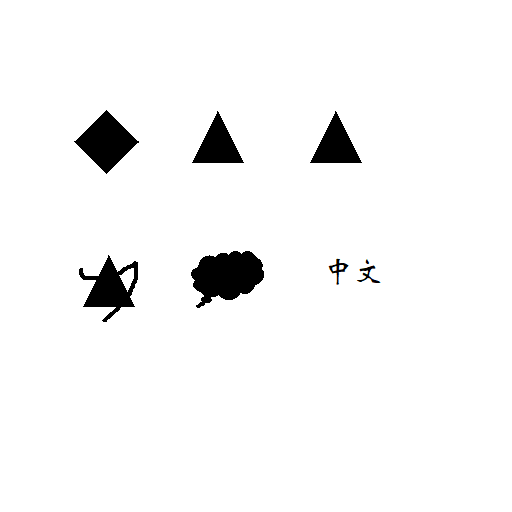
#> input picture DigitalImageProcessing/Ch7/HMT/images/X.png, 512 x 512 px
$ python mian.py
#> lines starting #> are read from the running program, lines starting #| are printed output that depends on the picture; after the words box and inside, x2 and y2 are one past the last pixel; in counts of white or black regions, pixels touching at a corner belong together
#!/usr/bin/env python
# -*- coding: utf-8 -*-
# @Time    : 2019/11/23 12:39
# @Author  : ZhigangJiang
# @File    : main.py
# @Software: PyCharm
# @Description:hit and miss translate

import cv2
import matplotlib.pyplot as plt
import numpy as np


def plt_show_opcv(title, image):
    if image.shape.__len__() == 3:
        plt.imshow(image[:, :, ::-1])
    else:
        plt.imshow(image, cmap='gray')
    plt.title(title)
    plt.show()


def pme(titles, images, rc=None):
    row = None
    col = None
    if rc is None:
        length = titles.__len__()
        row = int(np.sqrt(length))
        col = int(length / row)
        if length - row - col > 0:
            row += 1
    else:
        row = rc[0]
        col = rc[1]

    for i in range(titles.__len__()):
        plt.subplot(row, col, i + 1), plt.imshow(images[i], 'gray')
        plt.title(titles[i])
        plt.xticks([]), plt.yticks([i])
    plt.show()


def hmt(a, b):
    b1 = ~b
    b2 = b
    a1 = ~a
    a2 = a
    pme(["b1", "b2", "x1", "x2"],
        [b1, b2, a1, a2])
    x1_erode_b1 = cv2.erode(a1, b1)
    x2_erode_b2 = cv2.erode(a2, b2)
    plt_show_opcv("a1_erode_b1", x1_erode_b1)
    plt_show_opcv("a1_erode_b1_", cv2.dilate(x1_erode_b1, np.ones((10, 10), np.uint8)))
    plt_show_opcv("a2_erode_b2", x2_erode_b2)
    plt_show_opcv("a2_erode_b2_", cv2.dilate(x2_erode_b2, np.ones((10, 10), np.uint8)))
    r = cv2.bitwise_and(x1_erode_b1, x2_erode_b2)
    return r


def contour(image):
    return image - cv2.erode(image, np.ones((3, 3), np.uint8))


image_X = cv2.imread("images/X.png", 0)
#> image_X: shape (512, 512); min 0, max 255, mean 245.7
image_B = cv2.imread("images/B_triangle.png", 0)

ret1, image_X = cv2.threshold(image_X, 127, 255, cv2.THRESH_BINARY)
#> image_X: shape (512, 512); 96.4% white; 8 black regions (1 under 20 px), largest, box (x1, y1, x2, y2) and area: (191, 251, 264, 308) 2766, (74, 110, 139, 174) 2051, (79, 255, 138, 322) 1756
ret2, image_B = cv2.threshold(image_B, 127, 255, cv2.THRESH_BINARY)

plt_show_opcv("contour", contour(image_X))
#> in contour, `return image - cv2.erode(image, np.ones((3, 3), np.uint8))`:
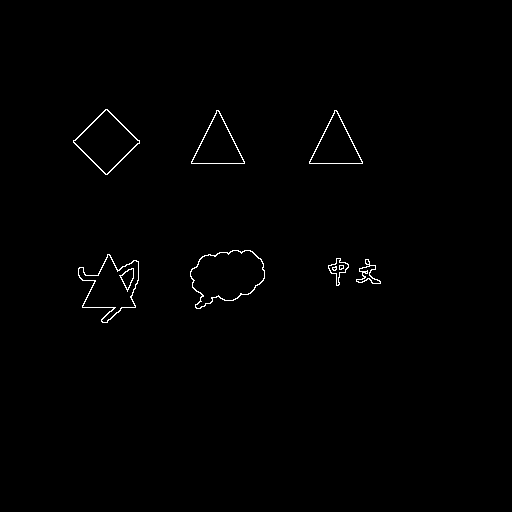
#> returned value: shape (512, 512); 0.65% white in thin lines or dots, all inside (x1, y1, x2, y2) = (73, 109, 381, 323)

plt_show_opcv("X", image_X)
plt_show_opcv("B", image_B)
#> (the run stopped early here; a loop or call above may not have finished)

$ run again, with DigitalImageProcessing/Ch7/HMT/images/B_word.png copied over DigitalImageProcessing/Ch7/HMT/images/X.png
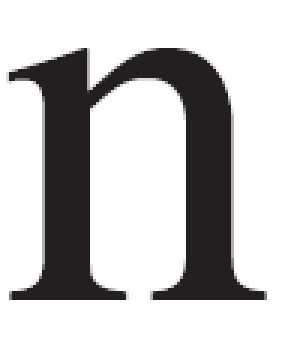
#> input picture DigitalImageProcessing/Ch7/HMT/images/B_word.png, 94 x 117 px (shown 3 times larger)
#> `ret1, image_X = cv2.threshold(image_X, 127, 255, cv2.THRESH_BINARY)`:
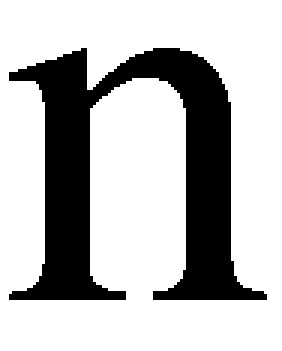
#> image_X: shape (117, 94) (shown 3 times larger); 73.2% white; 1 black region, box (x1, y1, x2, y2) and area: (3, 16, 89, 100) 2951
#> in contour, `return image - cv2.erode(image, np.ones((3, 3), np.uint8))`:
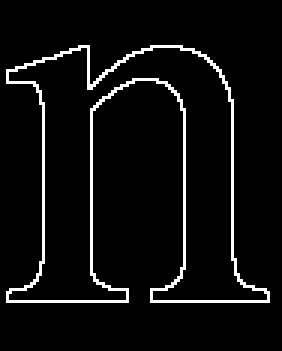
#> returned value: shape (117, 94) (shown 3 times larger); 5.4% white in thin lines or dots, all inside (x1, y1, x2, y2) = (2, 15, 90, 101)

$ run again, with DigitalImageProcessing/Ch7/HMT/images/B_word_.png copied over DigitalImageProcessing/Ch7/HMT/images/X.png
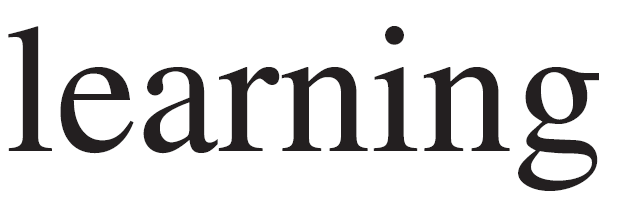
#> input picture DigitalImageProcessing/Ch7/HMT/images/B_word_.png, 622 x 208 px
#> `ret1, image_X = cv2.threshold(image_X, 127, 255, cv2.THRESH_BINARY)`:
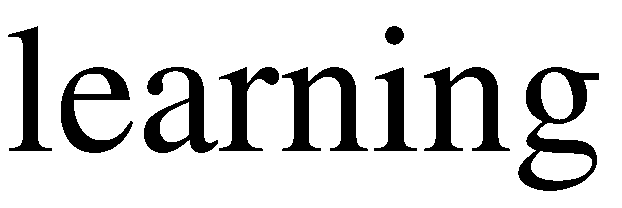
#> image_X: shape (208, 622); 84.4% white; 9 black regions, largest, box (x1, y1, x2, y2) and area: (518, 67, 599, 191) 3662, (282, 67, 368, 151) 2951, (424, 67, 510, 151) 2951
#> in contour, `return image - cv2.erode(image, np.ones((3, 3), np.uint8))`:
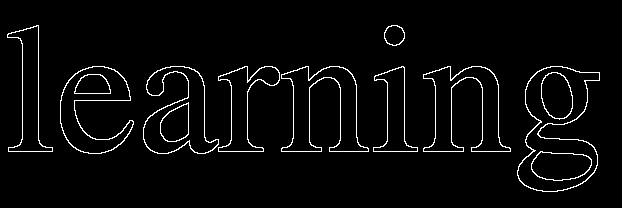
#> returned value: shape (208, 622); 3.4% white in thin lines or dots, all inside (x1, y1, x2, y2) = (7, 25, 600, 192)

$ run again, with DigitalImageProcessing/Ch7/HMT/images/X_txt.png copied over DigitalImageProcessing/Ch7/HMT/images/X.png
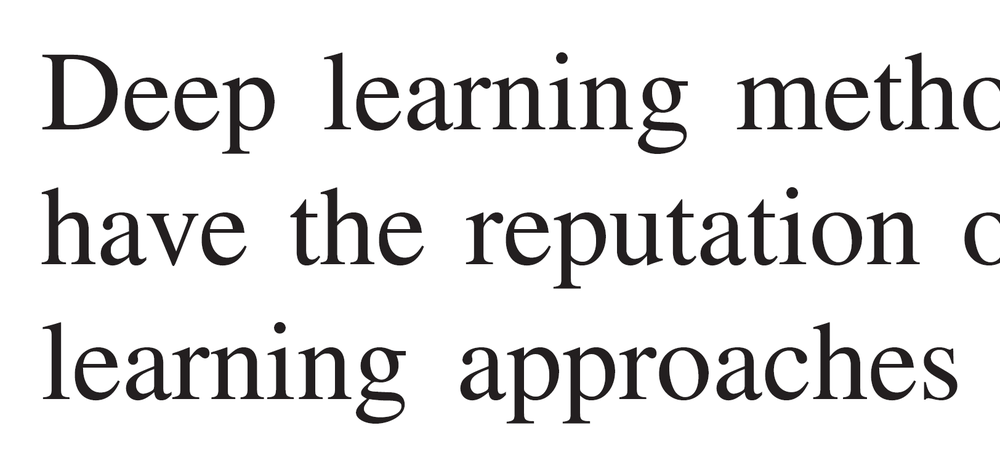
#> input picture DigitalImageProcessing/Ch7/HMT/images/X_txt.png, 1000 x 452 px, shrunk from 1624 x 734 before the run
#> `ret1, image_X = cv2.threshold(image_X, 127, 255, cv2.THRESH_BINARY)`:
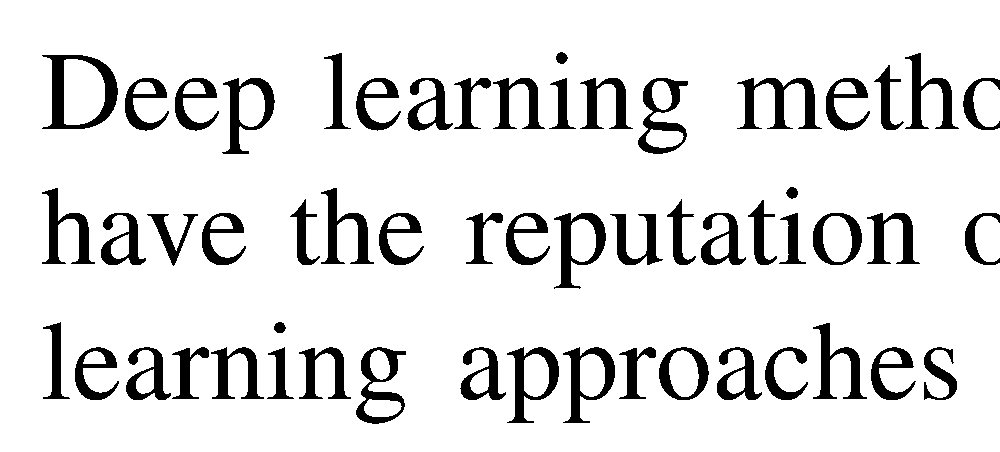
#> image_X: shape (452, 1000); 88.4% white; 56 black regions, largest, box (x1, y1, x2, y2) and area: (42, 55, 118, 129) 1998, (737, 78, 822, 129) 1684, (554, 213, 606, 289) 1427
#> in contour, `return image - cv2.erode(image, np.ones((3, 3), np.uint8))`:
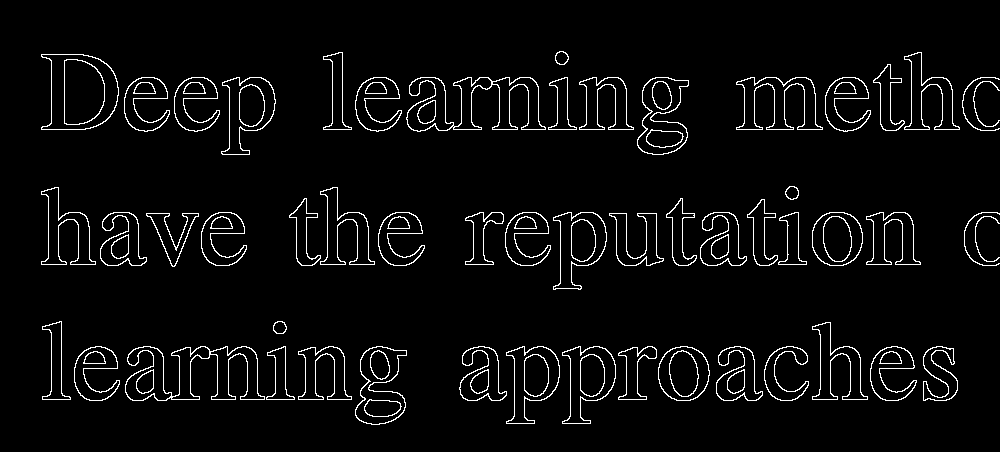
#> returned value: shape (452, 1000); 4.1% white in thin lines or dots, all inside (x1, y1, x2, y2) = (41, 51, 1000, 425)
